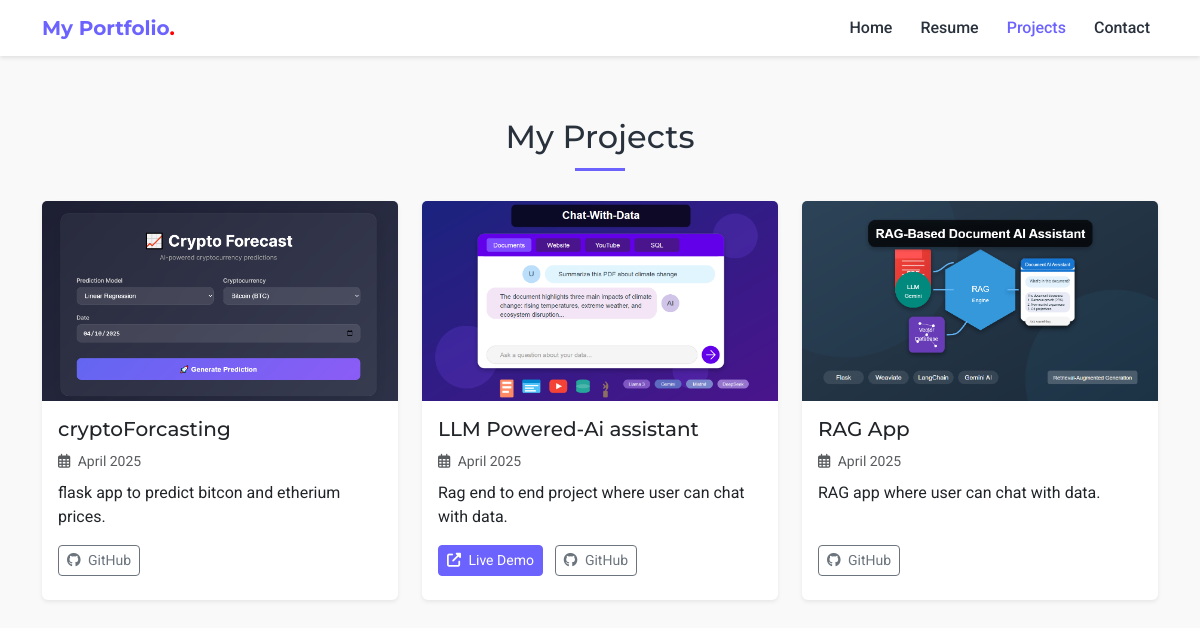
The page /projects/ on the database as committed earlier.
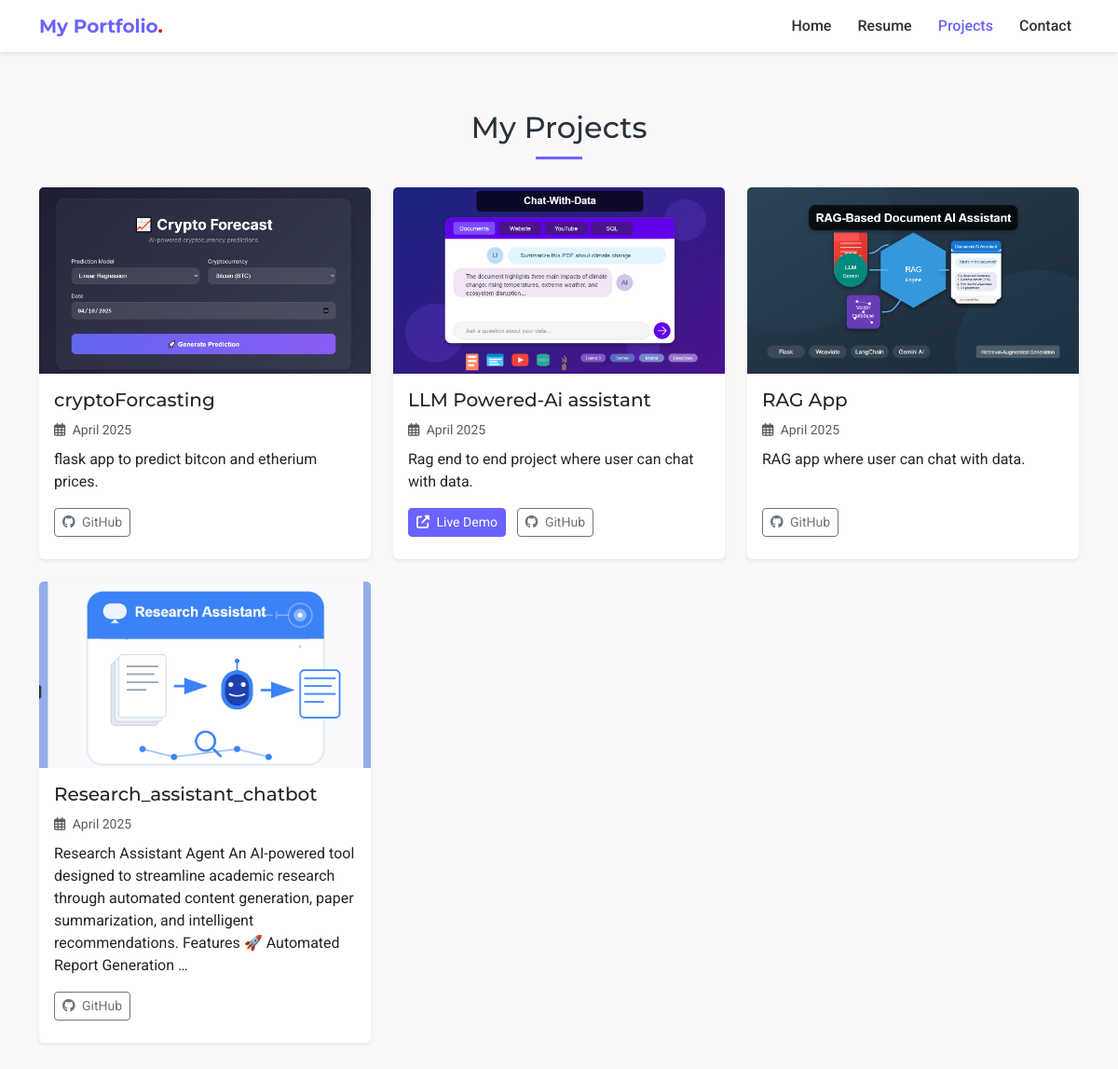
The same page on the database as committed later.
### portfolio/models.py (models this page shows, shortened)
class Project(models.Model):
    title = models.CharField(max_length=200)
    description = models.TextField()
    image = models.ImageField(upload_to='projects/', blank=True, null=True)
    url = models.URLField(blank=True)
    github_url = models.URLField(blank=True)
    date_created = models.DateField()
    class Meta:
        ordering = ['-date_created']

### portfolio/views.py (the view)
# urls.py: path('projects/', views.projects, name='projects'),
def projects(request):
    projects = Project.objects.all()
    return render(request, 'projects.html', {'projects': projects})

### portfolio/context_processors.py (called while the page is built)
def portfolio_context(request):
    return {
        'site_config': SiteConfiguration.objects.first(),
        'user_profile': UserProfile.objects.first()
    }

### templates/projects.html (shortened to what this page needs)
{% extends 'base.html' %}
{% block content %}
<section class="py-5">
    <div class="container">
        <h2 class="text-center section-title">My Projects</h2>
        <div class="row">
            {% for project in projects %}
            <div class="col-md-6 col-lg-4 mb-4">
                <div class="card h-100 border-0 shadow-sm">
                    {% if project.image %}
                    <img src="{{ project.image.url }}" class="card-img-top" alt="{{ project.title }}" style="height: 200px; object-fit: cover;">
                    {% else %}
                    <div class="bg-light d-flex align-items-center justify-content-center" style="height: 200px;">
                        <i class="fas fa-code fa-3x text-primary-custom"></i>
                    </div>
                    {% endif %}
                    <div class="card-body d-flex flex-column">
                        <h5 class="card-title">{{ project.title }}</h5>
                        <p class="card-text text-muted mb-2">
                            <small><i class="far fa-calendar-alt me-1"></i> {{ project.date_created|date:"F Y" }}</small>
                        </p>
                        <p class="card-text flex-grow-1">{{ project.description|truncatewords:25 }}</p>
                        <div class="mt-auto">
                            {% if project.url %}
                            <a href="{{ project.url }}" class="btn btn-primary-custom btn-sm me-2 mb-2" target="_blank" rel="noopener noreferrer">
                                <i class="fas fa-external-link-alt me-1"></i> Live Demo
                            </a>
                            {% endif %}
                            {% if project.github_url %}
                            <a href="{{ project.github_url }}" class="btn btn-outline-secondary btn-sm mb-2" target="_blank" rel="noopener noreferrer">
                                <i class="fab fa-github me-1"></i> GitHub
                            </a>
                            {% endif %}
                        </div>
                    </div>
                </div>
            </div>
            {% empty %}
            <div class="col-12 text-center py-5">
                <i class="fas fa-folder-open fa-4x text-muted mb-3"></i>
                <p>No projects available at the moment. Check back soon!</p>
            </div>
            {% endfor %}
        </div>
    </div>
</section>
{% endblock %}

Rows that differ between the two databases and show on the page:
added Project: image (picture), title "Research_assistant_chatbot", date_created "April 2025", description "Research Assistant Agent An AI-powered tool designed to streamline academic research through automated content generation, paper summarization, and intelligent recommendations. Features 🚀 Automated Report Generation …"
